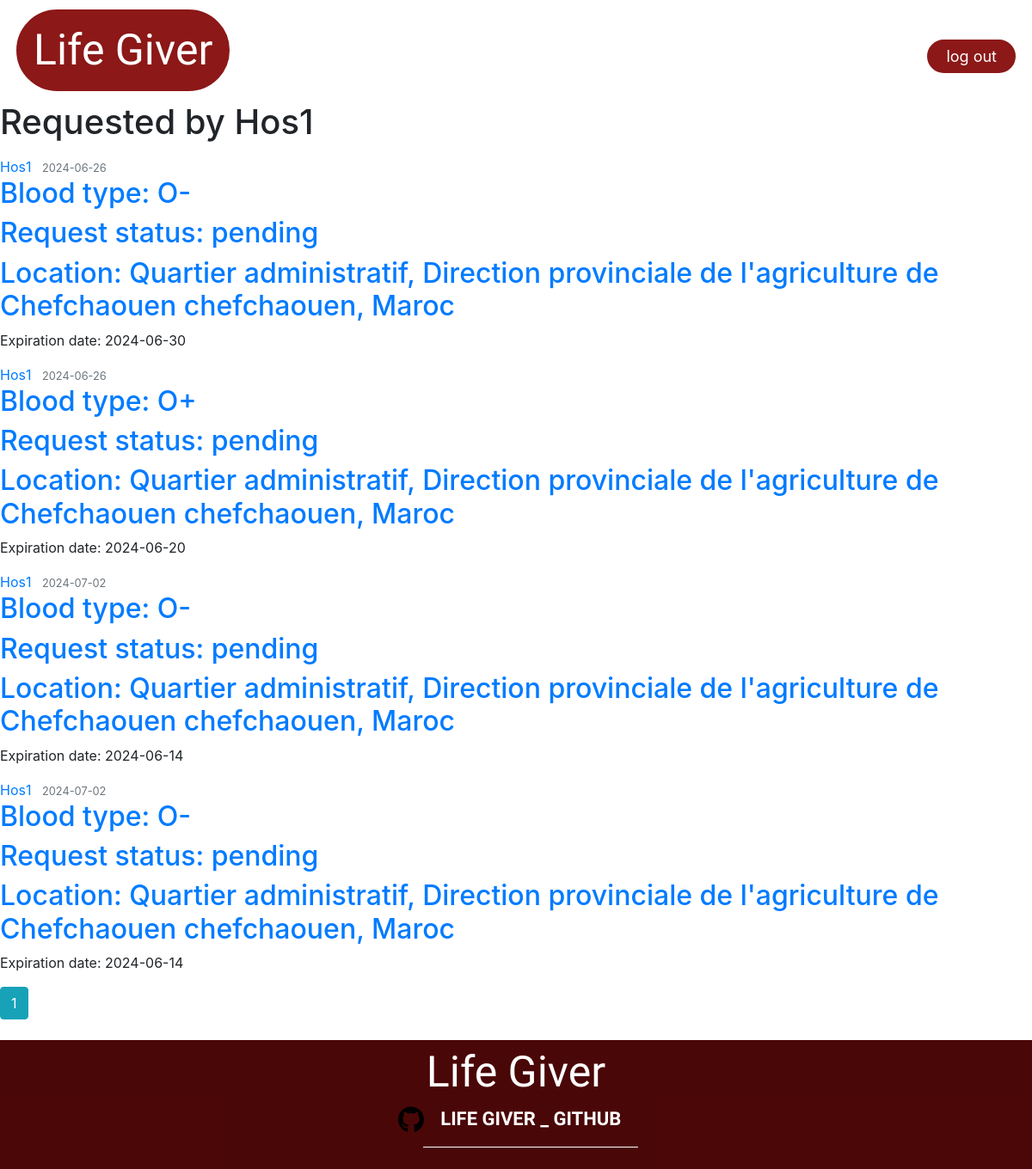
The page /hospital/Hos1 (signed in) on the database its author committed.
### Lifegiver_test/lifegiver/models.py (models this page shows, shortened)
class Hospital(db.Model, UserMixin):
    __tablename__ = 'hospital'
    id = db.Column(db.Integer, primary_key=True)
    name = db.Column(db.String(225), nullable=False)
    image_file = db.Column(db.String(20), nullable=False, default='default1.png')
    street = db.Column(db.String(500), nullable=True)
    city = db.Column(db.String(100), nullable=True)
    province = db.Column(db.String(100), nullable=True)
    zip_code = db.Column(db.String(45), nullable=True)
    country = db.Column(db.String(100), nullable=True)
    phone_number = db.Column(db.String(45), nullable=False)
    email = db.Column(db.String(125), unique=True, nullable=False)
    password = db.Column(db.String(60), nullable=False)
    barcode = db.Column(db.String(100), unique=True, nullable=False)
    lat = db.Column(db.Float, nullable=True)
    lng = db.Column(db.Float, nullable=True)
    hospital_donations = db.relationship('UserDonation', backref='hospital_donation', lazy=True)
    hospital_requests = db.relationship('DonationRequest', backref='hospital_request', lazy=True)
    urgent_requests = db.relationship('UrgentRequest', backref='hospital_urgent_request', lazy=True)

class DonationRequest(db.Model):
    id = db.Column(db.Integer, primary_key=True)
    hospital_id = db.Column(db.Integer, db.ForeignKey('hospital.id'), nullable=False)
    blood_type = db.Column(db.Enum('O-', 'O+', 'A-', 'A+', 'B-', 'B+', 'AB-', 'AB+'), nullable=False)
    request_date = db.Column(db.DateTime, nullable=False, default=datetime.now)
    status = db.Column(db.Enum('pending', 'fulfilled', 'failed'), nullable=False)
    expiration_date = db.Column(db.DateTime, nullable=False, default=lambda: datetime.now() + timedelta(days=90))
    request_donations = db.relationship('UserDonation', backref='donation_request', lazy=True)

### Lifegiver_test/lifegiver/route.py (the view)
@app.route('/hospital/<string:name>', methods=['POST', 'GET'], strict_slashes=False)
def hospital_requests(name):
    page = request.args.get('page', 1, type=int)
    hospital = Hospital.query.filter_by(name=name).first_or_404()
    hospital_requests = DonationRequest.query.filter_by(hospital_request=hospital)\
            .order_by(DonationRequest.request_date.asc())\
            .paginate(page=page, per_page=5) # inteade of using .all() we gonna change it to .paginate() to get 10 requests per page
    return render_template('hospital_requests.html', title='Hospital Requests page', requests=hospital_requests, hospital=hospital)

### Lifegiver_test/lifegiver/models.py (called while the page is built)
@login_manager.user_loader
def load_user(user_id):
    user_type = session.get('user_type')  # Assuming 'user_type' is stored in the session
    if user_type == 'donor':
        return Donor.query.get(int(user_id))
    elif user_type == 'hospital':
        return Hospital.query.get(int(user_id))
    return None

### Lifegiver_test/lifegiver/templates/hospital_requests.html (shortened to what this page needs)
{% extends "layout.html" %}
{% block content %}
    <h1 class="mb-3">Requested by {{ hospital.name }} </h1>
    {% for req in requests.items %}
    {% if req.status == 'pending' %}
        <article class="media content-section">
          <div class="media-body">
            <div class="article-metadata">
              <a class="mr-2" href="{{ url_for('hospital_requests', name=hospital.name) }}">{{ req.hospital_request.name }}</a>
              <small class="text-muted">{{ req.request_date.strftime('%Y-%m-%d') }}</small>
            </div>
            <h2><a class="article-title" href="{{ url_for('don_request', don_request_id=req.id) }}">{{ 'Blood type: ' ~ req.blood_type }}</a></h2>
            <h2><a class="article-title" href="#">{{ 'Request status: ' ~ req.status }}</a></h2>
            <h2><a class="article-title" href="#">{{ 'Location: ' ~ req.hospital_request.street ~ ' ' ~ req.hospital_request.city ~ ', ' ~ req.hospital_request.country }}</a></h2>
            <p class="article-content">{{ 'Expiration date: ' ~ req.expiration_date.strftime('%Y-%m-%d') }}</p>
          </div>
        </article>
        {% endif %}
        {% endfor %}
    {% for page_num in requests.iter_pages(left_edge=1, right_edge=1, left_current=1, right_current=1) %}
      {% if page_num %}
        {% if requests.page == page_num %}
          <a class="btn btn-info mb-4" href="{{ url_for('hospital_requests', name=hospital.name, page=page_num) }}">{{ page_num }}</a>
        {% else %}
          <a class="btn btn-outline-info mb-4" href="{{ url_for('hospital_requests',name=hospital.name, page=page_num) }}">{{ page_num }}</a>
        {% endif %}
      {% else %}
        ...
      {% endif %}
    {% endfor %}
{% endblock content %}

### Lifegiver_test/lifegiver/static/css/loading.css (style rules this page uses)
:root { --border-width: 7px; }
* { margin: 0; padding: 0; }

### rows shown on the page
Hospital: name "Hos1", street+city+country "Location: Quartier administratif, Direction provinciale de l'agriculture de Chefchaouen chefchaouen, Maroc"
DonationRequest: hospital_request.name "Hos1", request_date "2024-06-26", blood_type "Blood type: O-", status "Request status: pending", expiration_date "Expiration date: 2024-06-30"
DonationRequest: hospital_request.name "Hos1", request_date "2024-06-26", blood_type "Blood type: O+", status "Request status: pending", expiration_date "Expiration date: 2024-06-20"
DonationRequest: hospital_request.name "Hos1", request_date "2024-07-02", blood_type "Blood type: O-", status "Request status: pending", expiration_date "Expiration date: 2024-06-14"
DonationRequest: hospital_request.name "Hos1", request_date "2024-07-02", blood_type "Blood type: O-", status "Request status: pending", expiration_date "Expiration date: 2024-06-14"

### other values the page prints
{{ page_num }} "1"
